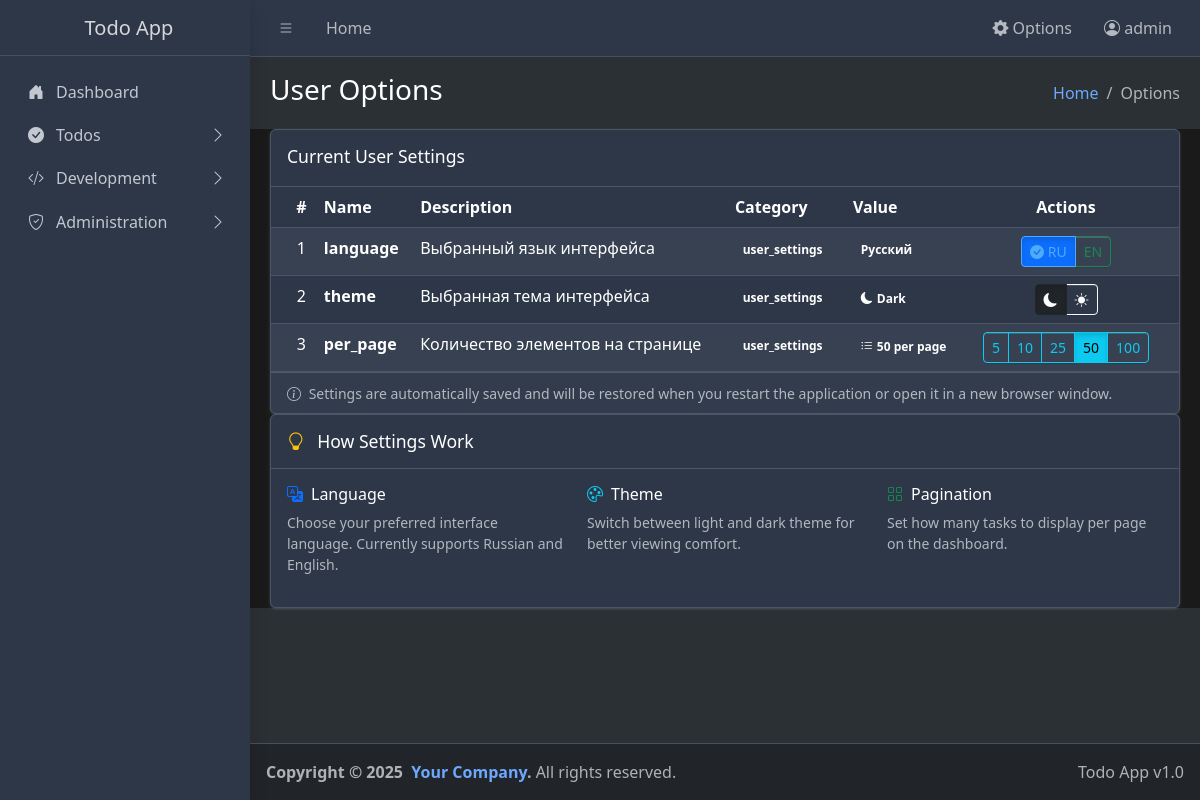
Page /options (signed in) on the committed database.
### app.py (models this page shows, shortened)
class User(UserMixin, db.Model):
    id = db.Column(db.Integer, primary_key=True)
    username = db.Column(db.String(64), unique=True, nullable=False)
    email = db.Column(db.String(120), unique=True, nullable=False)
    password_hash = db.Column(db.String(128), nullable=False)
    role_id = db.Column(db.Integer, db.ForeignKey('role.id'), nullable=False)
    role = db.relationship('Role', backref=db.backref('users', lazy=True))
    created_at = db.Column(db.DateTime, default=datetime.utcnow)

class Options(db.Model):
    id = db.Column(db.Integer, primary_key=True)
    name = db.Column(db.String(100), nullable=False)
    description = db.Column(db.Text)
    user_id = db.Column(db.Integer, nullable=True)  # None for global options
    category = db.Column(db.String(50))
    value = db.Column(db.Text)

### app.py (the view)
@app.route('/options')
@login_required
def view_options():
    if not is_admin():
        flash('Доступ запрещен. Требуются права администратора.')
        return redirect(url_for('index'))
    user_options = Options.query.filter_by(user_id=None, category='user_settings').all()
    return render_template('options.html', options=user_options)

### app.py (called while the page is built)
@app.before_request
def load_user_settings():
    if 'language' not in session:
        session['language'] = get_option('language', category='user_settings')
    if 'theme' not in session:
        session['theme'] = get_option('theme', category='user_settings')
    if 'per_page' not in session:
        session['per_page'] = get_option('per_page', category='user_settings')

def get_locale():
    try:
        lang = session.get('language')
        if not lang:
            lang = get_option('language', category='user_settings')
        if not lang:
            lang = request.accept_languages.best_match(app.config['BABEL_SUPPORTED_LOCALES'])
        return lang
    except:
        return app.config['BABEL_DEFAULT_LOCALE']

@login_manager.user_loader
def load_user(user_id):
    return User.query.get(int(user_id))

def is_admin():
    return current_user.is_authenticated and current_user.role.name == 'admin'

### templates/options.html (shortened to what this page needs)
{% extends "base.html" %}
{% block page_title %}User Options{% endblock %}
{% block breadcrumb %}Options{% endblock %}
{% block content %}
<div class="row">
  <div class="col-12">
    <div class="card">
      <div class="card-header">
        <h3 class="card-title">Current User Settings</h3>
        <div class="card-tools">
          <button type="button" class="btn btn-tool" data-card-widget="collapse">
          </button>
        </div>
      </div>
      <div class="card-body p-0">
        <div class="table-responsive">
          <table class="table table-striped table-hover mb-0">
            <thead class="table-dark">
              <tr>
                <th class="text-center">#</th>
                <th>Name</th>
                <th>Description</th>
                <th>Category</th>
                <th>Value</th>
                <th class="text-center">Actions</th>
              </tr>
            </thead>
            <tbody>
              {% if options %}
                {% for option in options %}
                <tr>
                  <td class="text-center">{{ option.id }}</td>
                  <td>
                    <strong>{{ option.name }}</strong>
                  </td>
                  <td>{{ option.description or 'No description' }}</td>
                  <td>
                    <span class="badge badge-secondary">{{ option.category }}</span>
                  </td>
                  <td>
                    {% if option.name == 'language' %}
                      {% if option.value == 'ru' %}
                        <span class="badge badge-primary">Русский</span>
                      {% elif option.value == 'en' %}
                        <span class="badge badge-success">English</span>
                      {% else %}
                        <span class="badge badge-secondary">{{ option.value }}</span>
                      {% endif %}
                    {% elif option.name == 'theme' %}
                      {% if option.value == 'dark' %}
                        <span class="badge badge-dark">
                          <i class="bi bi-moon-fill me-1"></i>Dark
                        </span>
                      {% elif option.value == 'light' %}
                        <span class="badge badge-light text-dark">
                          <i class="bi bi-sun-fill me-1"></i>Light
                        </span>
                      {% else %}
                        <span class="badge badge-secondary">{{ option.value }}</span>
                      {% endif %}
                    {% elif option.name == 'per_page' %}
                      <span class="badge badge-info">
                        <i class="bi bi-list-ul me-1"></i>{{ option.value }} per page
                      </span>
                    {% else %}
                      <code>{{ option.value }}</code>
                    {% endif %}
                  </td>
                  <td class="text-center">
                    {% if option.name == 'language' %}
                      <div class="btn-group btn-group-sm">
                        <a href="{{ url_for('set_language', lang='ru') }}" class="btn btn-outline-primary{% if session.get('language', 'ru') == 'ru' %} active{% endif %}" title="Switch to Russian">
                          <i class="bi bi-check-circle-fill{% if session.get('language', 'ru') != 'ru' %} d-none{% endif %}"></i> RU
                        </a>
                        <a href="{{ url_for('set_language', lang='en') }}" class="btn btn-outline-success{% if session.get('language', 'ru') == 'en' %} active{% endif %}" title="Switch to English">
                          <i class="bi bi-check-circle-fill{% if session.get('language', 'ru') != 'en' %} d-none{% endif %}"></i> EN
                        </a>
                      </div>
                    {% elif option.name == 'theme' %}
                      <div class="btn-group btn-group-sm">
                        <a href="{{ url_for('set_theme', theme='dark') }}" class="btn btn-outline-dark{% if session.get('theme', 'dark') == 'dark' %} active{% endif %}" title="Switch to Dark theme">
                          <i class="bi bi-moon-fill"></i>
                        </a>
                        <a href="{{ url_for('set_theme', theme='light') }}" class="btn btn-outline-light{% if session.get('theme', 'dark') == 'light' %} active{% endif %}" title="Switch to Light theme">
                          <i class="bi bi-sun-fill"></i>
                        </a>
                      </div>
                    {% elif option.name == 'per_page' %}
                      <div class="btn-group btn-group-sm">
                        {% for pages in [5, 10, 25, 50, 100] %}
                          <a href="{{ url_for('set_pagination', per_page=pages) }}" class="btn btn-outline-info{% if session.get('per_page', 10)|string == pages|string %} active{% endif %}" title="{{ pages }} per page">
                            {{ pages }}
                          </a>
                        {% endfor %}
                      </div>
                    {% endif %}
                  </td>
                </tr>
                {% endfor %}
              {% endif %}
            </tbody>
          </table>
        </div>
      </div>
      <div class="card-footer">
        <div class="row">
          <div class="col-12">
            <small class="text-muted">
              <i class="bi bi-info-circle me-1"></i>
              Settings are automatically saved and will be restored when you restart the application or open it in a new browser window.
            </small>
          </div>
        </div>
      </div>
    </div>
    <div class="card">
      <div class="card-header">
        <h5 class="card-title mb-0">
          <i class="bi bi-lightbulb text-warning me-2"></i>
          How Settings Work
        </h5>
      </div>
      <div class="card-body">
        <div class="row">
          <div class="col-md-4">
            <h6><i class="bi bi-translate text-primary me-2"></i>Language</h6>
            <p class="small text-muted">Choose your preferred interface language. Currently supports Russian and English.</p>
          </div>
          <div class="col-md-4">
            <h6><i class="bi bi-palette text-info me-2"></i>Theme</h6>
            <p class="small text-muted">Switch between light and dark theme for better viewing comfort.</p>
          </div>
          <div class="col-md-4">
            <h6><i class="bi bi-grid text-success me-2"></i>Pagination</h6>
            <p class="small text-muted">Set how many tasks to display per page on the dashboard.</p>
          </div>
        </div>
      </div>
    </div>
  </div>
</div>
{% endblock %}

### templates/base.html (shortened to what this page needs)
<!doctype html>
<html lang="{{ session.get('language', 'ru') }}" data-bs-theme="{{ session.get('theme', 'dark') }}">
  <head>
    <link
      rel="stylesheet"
      href="https://cdn.jsdelivr.net/npm/@fontsource/source-sans-3@5.0.12/index.css"
      media="print"
      onload="this.media='all'"
    />
    <link
      rel="stylesheet"
      href="https://cdn.jsdelivr.net/npm/overlayscrollbars@2.11.0/styles/overlayscrollbars.min.css"
    />
    <link
      rel="stylesheet"
      href="https://cdn.jsdelivr.net/npm/bootstrap-icons@1.13.1/font/bootstrap-icons.min.css"
    />
    <link rel="stylesheet" href="{{ url_for('static', filename='css/adminlte.min.css') }}" />
    <link rel="stylesheet" href="{{ url_for('static', filename='css/themes.css') }}" />
  </head>
  <body class="layout-fixed sidebar-expand-lg bg-body-tertiary">
    <div class="app-wrapper">
      <nav class="app-header navbar navbar-expand bg-body">
        <div class="container-fluid">
          <ul class="navbar-nav">
            <li class="nav-item">
              <a class="nav-link" data-lte-toggle="sidebar" href="#" role="button">
                <i class="bi bi-list"></i>
              </a>
            </li>
            <li class="nav-item d-none d-md-block">
              <a href="{{ url_for('index') }}" class="nav-link">{{ _('Home') }}</a>
            </li>
          </ul>
          <ul class="navbar-nav ms-auto">
            <li class="nav-item dropdown">
              <a class="nav-link" data-bs-toggle="dropdown" href="#" role="button" aria-expanded="false">
                <i class="bi bi-gear-fill"></i> {{ _('Options') }}
              </a>
            </li>
            {% if current_user.is_authenticated %}
            <li class="nav-item dropdown">
              <a class="nav-link" data-bs-toggle="dropdown" href="#" role="button" aria-expanded="false">
                <i class="bi bi-person-circle"></i> {{ current_user.username }}
              </a>
            </li>
            {% endif %}
          </ul>
        </div>
      </nav>
      <aside class="app-sidebar bg-body-secondary shadow" data-bs-theme="dark">
        <div class="sidebar-brand">
          <a href="{{ url_for('index') }}" class="brand-link">
            <span class="brand-text fw-light">{{ _('Todo App') }}</span>
          </a>
        </div>
        <div class="sidebar-wrapper">
          <nav class="mt-2">
            <ul
              class="nav sidebar-menu flex-column"
              data-lte-toggle="treeview"
              role="navigation"
              aria-label="Main navigation"
              data-accordion="false"
              id="navigation"
            >
              <li class="nav-item">
                <a href="{{ url_for('index') }}" class="nav-link">
                  <i class="nav-icon bi bi-house-door-fill"></i>
                  <p>{{ _('Dashboard') }}</p>
                </a>
              </li>
              <li class="nav-item">
                <a href="#" class="nav-link">
                  <i class="nav-icon bi bi-check-circle-fill"></i>
                  <p>
                    {{ _('Todos') }}
                  </p>
                </a>
              </li>
              <li class="nav-item">
                <a href="#" class="nav-link">
                  <i class="nav-icon bi bi-code-slash"></i>
                  <p>
                    {{ _('Development') }}
                  </p>
                </a>
              </li>
              {% if current_user.is_authenticated and current_user.role.name == 'admin' %}
              <li class="nav-item">
                <a href="#" class="nav-link">
                  <i class="nav-icon bi bi-shield-check"></i>
                  <p>
                    {{ _('Administration') }}
                  </p>
                </a>
              </li>
              {% endif %}
            </ul>
          </nav>
        </div>
      </aside>
      <main class="app-main">
        <div class="app-content-header">
          <div class="container-fluid">
            <div class="row">
              <div class="col-sm-6">
                <h3 class="mb-0">{% block page_title %}Dashboard{% endblock %}</h3>
              </div>
              <div class="col-sm-6">
                <ol class="breadcrumb float-sm-end">
                  <li class="breadcrumb-item"><a href="{{ url_for('index') }}">{{ _('Home') }}</a></li>
                  <li class="breadcrumb-item active" aria-current="page">{% block breadcrumb %}{{ _('Dashboard') }}{% endblock %}</li>
                </ol>
              </div>
            </div>
          </div>
        </div>
        <div class="app-content">
          <div class="container-fluid">
            {% block content %}{% endblock %}
          </div>
        </div>
      </main>
      <footer class="app-footer">
        <div class="float-end d-none d-sm-inline">Todo App v1.0</div>
        <strong>
          Copyright &copy; 2025&nbsp;
          <a href="#" class="text-decoration-none">Your Company</a>.
        </strong>
        All rights reserved.
      </footer>
    </div>
  </body>
</html>

### static/css/themes.css (style rules this page uses)
:root { --bg-color: #ffffff; --text-color: #333333; --sidebar-bg: #343a40; --card-bg: #ffffff; --border-color: #dee2e6; --table-hover: #f8f9fa; --navbar-bg: #ffffff; --input-bg: #ffffff; --dropdown-bg: #ffffff; --dropdown-hover: #f8f9fa; }
[data-bs-theme="dark"] { --bg-color: #1a1a1a; --text-color: #ffffff; --sidebar-bg: #2d3748; --card-bg: #2d3748; --border-color: #4a5568; --table-hover: #4a5568; --navbar-bg: #2d3748; --input-bg: #374151; --dropdown-bg: #374151; --dropdown-hover: #4a5568; }
body { background-color: var(--bg-color) !important; color: var(--text-color) !important; }
.app-sidebar { background-color: var(--sidebar-bg) !important; }
.card { background-color: var(--card-bg) !important; border-color: var(--border-color) !important; color: var(--text-color) !important; }
.table { background-color: var(--card-bg) !important; color: var(--text-color) !important; }
.table thead th { background-color: var(--card-bg) !important; color: var(--text-color) !important; border-color: var(--border-color) !important; }
.table tbody td { background-color: var(--card-bg) !important; color: var(--text-color) !important; border-color: var(--border-color) !important; }
.app-header.navbar { background-color: var(--navbar-bg) !important; }
.btn-outline-primary { border-color: #007bff !important; color: #007bff !important; }
[data-bs-theme="dark"] .btn-outline-primary { border-color: #4dabf7 !important; color: #4dabf7 !important; }
.badge { color: white !important; }
.app-content { background-color: var(--bg-color) !important; }

### rows in the picture
User: username "admin"
Options: id "1", name "language", description "Выбранный язык интерфейса", category "user_settings", value "Русский"
Options: id "2", name "theme", description "Выбранная тема интерфейса", category "user_settings", value "dark" (drawn)
Options: id "3", name "per_page", description "Количество элементов на странице", category "user_settings", value "50", 100 "5" "10" "25" "50" "100"
